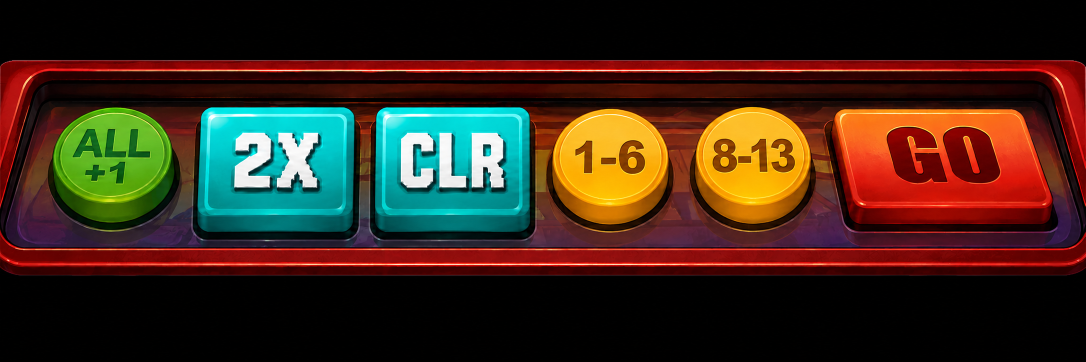
#> input picture firmware/sticks3/assets/fruit_controls_source.png, 2171 x 724 px (shown at 1/2 size)
$ python generate_fruit_controls_asset.py ../firmware/sticks3/assets/fruit_controls_source.png --project-root ../firmware/sticks3/assets
#> lines starting #> are read from the running program, lines starting #| are printed output that depends on the picture
#!/usr/bin/env python3
"""Create the 135x40 RGB565 retro fruit-machine control console."""

from __future__ import annotations

import argparse
from pathlib import Path

from PIL import Image, ImageChops, ImageFilter


WIDTH = 135
HEIGHT = 40


def rgb565(pixel: tuple[int, int, int]) -> int:
    red, green, blue = pixel
    return ((red & 0xF8) << 8) | ((green & 0xFC) << 3) | (blue >> 3)


def main() -> None:
    parser = argparse.ArgumentParser()
    parser.add_argument("source", type=Path)
    parser.add_argument("--project-root", type=Path, required=True)
    parser.add_argument(
        "--variant",
        choices=("normal", "pending"),
        default="normal",
        help="Generate the normal 2X/CLR bar or the pending-win -/+ bar.",
    )
    args = parser.parse_args()

    source = Image.open(args.source).convert("RGB")
#> source is the input picture: PIL image 2171x724 RGB; mean R, G, B 59.1, 39.5, 26
    if args.variant == "pending":
        # The promotional pending-win artwork is presented on white. Detect
        # the saturated cabinet bounds so none of that white matte is scaled
        # into the device image.
        white = Image.new("RGB", source.size, "white")
        difference = ImageChops.difference(source, white).convert("L")
        mask = difference.point(lambda value: 255 if value > 24 else 0)
        crop = mask.getbbox()
        if crop is None:
            raise ValueError("pending controls source has no non-white artwork")
    else:
        # Crop away the presentation margin while retaining the complete
        # red cabinet bezel, button shadows, and control-console background.
        crop = (
            0,
            round(source.height * 0.156),
            source.width,
            round(source.height * 0.720),
        )
#> crop = (0, 113, 2171, 521)
    output = source.crop(crop).resize((WIDTH, HEIGHT), Image.Resampling.LANCZOS)
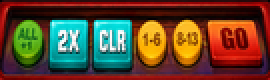
#> output: PIL image 135x40 RGB (shown 2 times larger); mean R, G, B 96.6, 68.9, 45.2
    output = output.filter(ImageFilter.UnsharpMask(radius=0.45, percent=150, threshold=2))
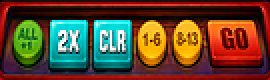
#> output: PIL image 135x40 RGB (shown 2 times larger); mean R, G, B 96.4, 69.3, 45.4

    asset_dir = args.project_root / "firmware" / "sticks3" / "assets"
    include_dir = args.project_root / "firmware" / "sticks3" / "include"
    source_dir = args.project_root / "firmware" / "sticks3" / "src"
    asset_dir.mkdir(parents=True, exist_ok=True)
    stem = "fruit_controls" if args.variant == "normal" else "fruit_controls_pending"
    macro = (
        "FRUIT_CONTROLS"
        if args.variant == "normal"
        else "FRUIT_CONTROLS_PENDING"
    )
    output.save(
        asset_dir / f"{stem}.png",
        format="PNG",
        optimize=True,
        compress_level=9,
    )

    header = f"""#pragma once

#include <stdint.h>

#define {macro}_IMAGE_WIDTH 135
#define {macro}_IMAGE_HEIGHT 40

extern const uint16_t {stem}_image_rgb565[
    {macro}_IMAGE_WIDTH * {macro}_IMAGE_HEIGHT];
"""
    (include_dir / f"{stem}_image.h").write_text(header, encoding="utf-8")

#> (the run stopped early here; a loop or call above may not have finished)

$ run again, on firmware/sticks3/assets/fruit_controls_pending.png
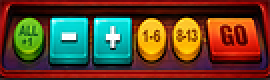
#> input picture firmware/sticks3/assets/fruit_controls_pending.png, 135 x 40 px (shown 2 times larger)
#> in main, source is the input picture: PIL image 135x40 RGB; mean R, G, B 95.6, 68.5, 43.6
#> in main, `output = source.crop(crop).resize((WIDTH, HEIGHT), Image.Resampling.LA..`:
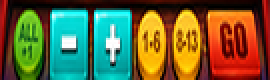
#> output: PIL image 135x40 RGB (shown 2 times larger); mean R, G, B 103.1, 101.8, 58.5
#> in main, `output = output.filter(ImageFilter.UnsharpMask(radius=0.45, percent=15..`:
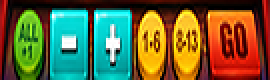
#> output: PIL image 135x40 RGB (shown 2 times larger); mean R, G, B 102.8, 102.3, 58.8
